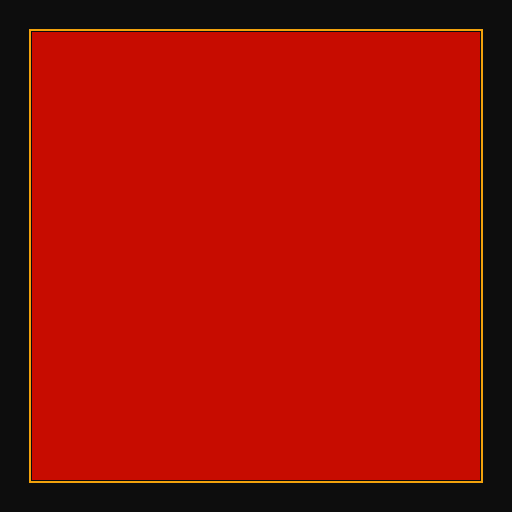
Frame 1 (no input)
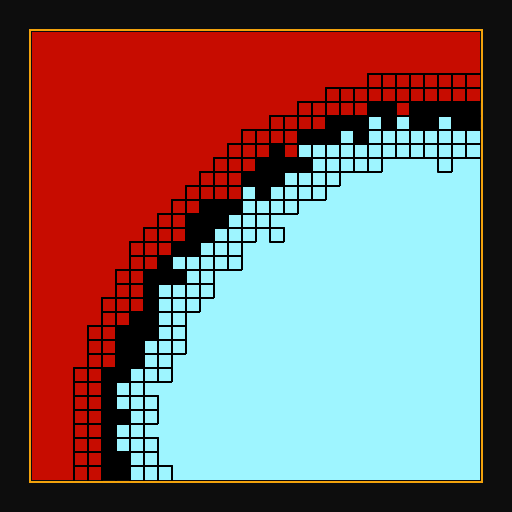
Frame 60 (no input)
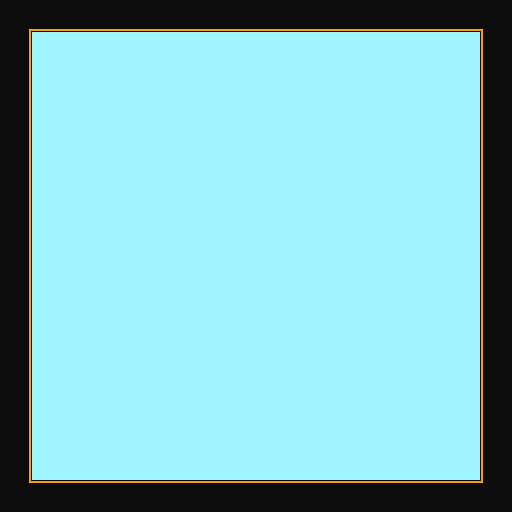
Frame 120 (the mouse pressed at the canvas centre since frame 60)

The p5.js sketch that drew these frames (run headless with seeded random() and noise() and a simulated clock; from frame 60 on, the mouse is pressed at the canvas centre):

// p5.js sketch
// ── sketch.js
const WIDTH = 512,
  HEIGHT = 512

const state = {}

function setup() {
  createCanvas(WIDTH, HEIGHT)
  // frameRate(1)
  const computer = new Computer(32, 32, 448, 448, 32, 32),
        angel = new Angel(computer)

  state.computer = computer
  state.angel = angel
}

function draw() {
  const { angel, computer } = state

  background(color("#0D0D0D"))

  computer.show()
  angel.show()

  angel.update()

  // noLoop()
}

// ── angel.js
class Angel {
  constructor(computer) {
    this.computer = computer
    this.bornedAt = frameCount

    this.x = computer.column - 1
    this.y = computer.row - 1
    this.direction = TWO_PI * 5 / 8
  }

  get age () {
    return frameCount - this.bornedAt
  }

  get power() {
    const { column, row } = this.computer
    return constrain(floor(this.age / 2), 1, max(column, row) * sqrt(2))
  }

  show() {
    // const {
    //   x, y,
    //   power, direction,
    //   computer: {
    //     x: cx,
    //     y: cy,
    //     cell: {
    //       width: w,
    //       height: h
    //     }
    //   }
    // } = this

    // push()

    // noFill()
    // stroke('lightblue')
    // strokeWeight(1)

    // translate(cx, cy)

    // {
    //   push()
    //   translate(x * w, y * h)
    //   translate(w / 2,  h / 2)
    //   circle(0, 0, 4)
    //   circle(cos(TWO_PI * 2 / 4) * power * w, 0, 4)
    //   circle(0, sin(TWO_PI * 3 / 4) * power * h, 4)
    //   line(0, 0, cos(direction) * power * w, sin(direction) * power * h)
    //   rect(
    //     cos(TWO_PI * 2 / 4) * power * w,
    //     sin(TWO_PI * 3 / 4) * power * h,
    //     power * w * 2,
    //     power * h * 2,
    //   )
    //   ellipse(
    //     0,
    //     0,
    //     power * w * 2,
    //     power * h * 2,
    //   )
    //   pop()
    // }

    // pop()
  }

  update() {
    const { computer, power, x, y } = this,
          { row, column } = computer,
          x1 = constrain(x + power * floor(cos(TWO_PI * 2 / 4)), 0, column - 1),
          y1 = constrain(y + power * floor(sin(TWO_PI * 3 / 4)), 0, row - 1),
          x2 = constrain(x1 + power * 2, 0, column),
          y2 = constrain(y1 + power * 2, 0, row)

    computer.forEach((value, { x: px, y: py}) => {
      if (sqrt(pow(px - x, 2) + pow(py - x, 2)) >= power) return

      computer.set(px, py, value - random(0.05, 0.1))
    }, x1, y1, x2, y2)
  }
}

// ── computer.js

class Computer {
  constructor (x, y, width, height, column, row) {
    this.x = x
    this.y = y
    this.width = width
    this.height = height
    this.column = column
    this.row = row
    this.data = []

    this.init(1)
  }

  init (value = 0) {
    for (var i = 0; i < this.size; i++) {
      this.data[i] = value
    }
  }

  get size () {
    return this.column * this.row
  }

  get cell () {
    return {
      width: this.width / this.column,
      height: this.height / this.row
    }
  }

  index (x, y) {
    return x + y * this.column
  }

  position (index) {
    return { x: index % this.column, y: floor(index / this.row) }
  }

  exists(x, y) {
    if (
      x < 0 || this.column < x
      || y < 0 || this.row < y
    )  return false
    return true
  }

  set (x, y, value) {
    this.data[this.index(x, y)] = constrain(value, 0, 1)
  }

  get (x1, y1, x2, y2) {
    if (arguments.length == 2) return this.data[this.index(x1, y1)]

    const data = []
    for (let x = x1; x < x2; x++) {
      for (let y = y1; y < y2; y++) {
        data.push(this.get(x,y))
      }
    }
    return data
  }

  equalTo (x, y, value) {
    if(!this.exists(x, y)) return false
    return (typeof value === "function") ? value(this.get(x, y)) : this.get(x, y) === value
  }

  every (callback, x1 = 0, y1 = 0, x2 = this.column, y2 = this.row) {
    return this.get(x1, y1, x2, y2).every((value, index) => callback(value, this.position(index)))
  }

  some (callback, x1 = 0, y1 = 0, x2 = this.column, y2 = this.row) {
    return this.get(x1, y1, x2, y2).some((value, index) => callback(value, this.position(index)))
  }

  forEach (callback, x1 = 0, y1 = 0, x2 = this.column, y2 = this.row) {
    const c = x2 - x1,
          r = y2 - y1
    return this.get(x1, y1, x2, y2).forEach((value, index) => {
      callback(value, {
        x: x1 + index % c,
        y: y1 + floor(index / r),
      })
    })
  }

  show () {
    const {
      x, y, width, height,
      data,
      cell: {
        width: w,
        height: h
      }
    } = this

    push()

    translate(x, y)

    data.forEach((value, index) => {
      push()
      const { x, y } = this.position(index)

      translate(x * w, y * h)
      stroke(244, 0)
      strokeWeight(1)
      fill(Computer.valueToColor(value))
      rect(0, 0, w, h)

      stroke('black')
      strokeWeight(2)
      noFill()
      if (this.equalTo(x - 1, y, v => v !== value)) line(0, 0, 0, h)
      if (this.equalTo(x, y - 1, v => v !== value)) line(0, 0, w, 0)

      pop()
    })

    stroke(color("#F2A20C"))
    noFill()
    strokeWeight(2)
    rect(-2, -2, width + 4, height + 4)

    pop()
  }
}

Computer.valueToColor = function (value) {
  if (value < 0) return color(0,0,0,0)
  if (value < 0.4) return color('#9EF5FF')
  if (value > 0.6) return color('#C70C00')
  return color('black')
}
